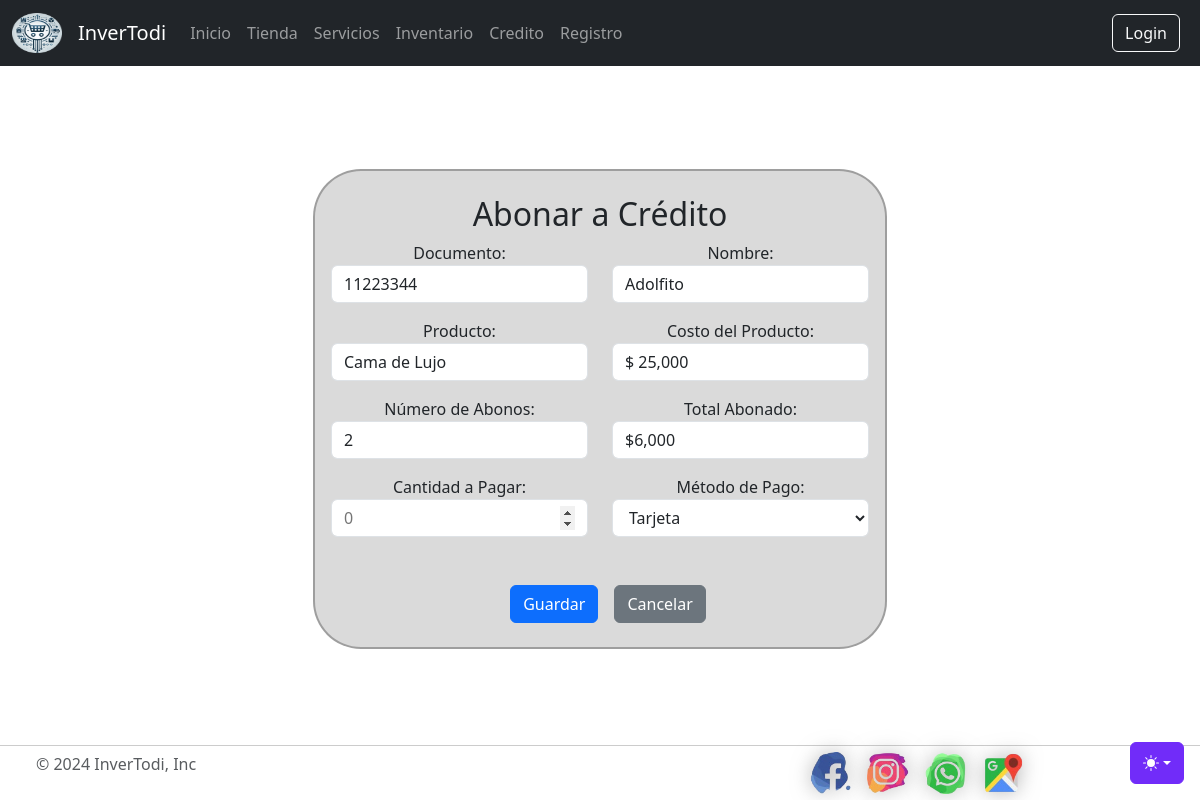
Page /credito/abonar/1/ on the committed database.
### credito/models.py (models this page shows, shortened)
class CrearCreadito(models.Model):
    nombre      = models.CharField(max_length=100)
    documento   = models.PositiveIntegerField()
    nPagos      = models.PositiveIntegerField()
    producto    = models.ForeignKey(productos, on_delete=models.DO_NOTHING, blank=True)
    metodoPago  = models.ManyToManyField(MetodoPago, blank=True)
    registroPago= models.JSONField(default=list)
    @property
    def num_abonos(self): # Calcula el número de abonos realizados
        return len(self.registroPago)
    @property
    def total_abonado(self): #Calcula el total de montos abonados
        total = sum(int(pago.get('cantidad', 0)) for pago in self.registroPago)
        return f"${total:,}"

### tienda/models.py (models this page shows)
class productos(models.Model):
    nombre          = models.CharField(max_length=50)
    imagen          = models.ImageField(upload_to='tienda', null=True, blank=True)
    categoria       = models.ManyToManyField(categoria, null=True, blank=True)
    contenido       = models.CharField(max_length=1000)
    precio          = models.PositiveIntegerField()
    cantidad        = models.PositiveSmallIntegerField()
    disponibilidad  = models.BooleanField(default=True)
    created         = models.DateTimeField(auto_now_add=True)
    updated         = models.DateTimeField(auto_now_add=True)
    created         = models.DateTimeField(auto_now_add=True)
    updated         = models.DateTimeField(auto_now=True)
    def __str__(self):
        return self.nombre
    class Meta:
        verbose_name='producto'
        verbose_name_plural='productos'

### credito/views.py (the view, shortened to what this page needs)
# urls.py: path('abonar/<int:credito_id>/', views.abonar, name="abonar"),
def abonar(request, credito_id):
    credito = get_object_or_404(CrearCreadito, id=credito_id)
    metodos_pago = MetodoPago.objects.all()
    return render(request, 'pago.html', {
        'credito': credito,
        'metodos_pago': metodos_pago,
        'num_abonos': credito.num_abonos,
        'total_abonado': credito.total_abonado,
    })

### credito/templates/pago.html (shortened to what this page needs)
{% extends "base.html" %}
{% load humanize %}
{% block content %}
<div class="conten-form-p">
    <div class="content-form-s-pago">
        <h2 style="text-align: center;">Abonar a Crédito</h2>
        <form method="post" style="display: flex; flex-direction: column; flex-wrap: wrap; align-content: space-around;">
            <div class="row mb-3 text-center">
                <div class="col-md-6 ">
                    <label>Documento:</label>
                    <input class="conten-pago-input" type="text" value="{{ credito.documento }}" disabled>
                </div>
                <div class="col-md-6 ">
                    <label>Nombre:</label>
                    <input class="conten-pago-input" type="text" value="{{ credito.nombre }}" disabled>
                </div>
            </div>
            <div class="row mb-3 text-center">
                <div class="col-md-6 ">
                    <label>Producto:</label>
                    <input class="conten-pago-input" type="text" value="{{ credito.producto }}" disabled>
                </div>
                <div class="col-md-6 ">
                    <label>Costo del Producto:</label>
                    <input class="conten-pago-input" type="text" value="$ {{ credito.producto.precio|intcomma }}" disabled>
                </div>
            </div>
            <div class="row mb-3 text-center">
                <div class="col-md-6 ">
                    <label>Número de Abonos:</label>
                    <input class="conten-pago-input" type="text" value="{{ num_abonos }}" disabled>
                </div>
                <div class="col-md-6 ">
                    <label>Total Abonado:</label>
                    <input class="conten-pago-input" type="text" value="{{ total_abonado }}" disabled>
                </div>
            </div>
            <div class="row mb-3 text-center">
                <div class="col-md-6 ">
                    <label>Cantidad a Pagar:</label>
                    <input class="conten-pago-input" type="number" name="cantidad" placeholder="0" required>
                </div>
                <div class="col-md-6 ">
                    <label>Método de Pago:</label>
                    <select class="conten-pago-input" name="metodo_pago">
                        {% for metodo in metodos_pago %}
                        <option value="{{ metodo.id }}">{{ metodo.nombre }}</option>
                        {% endfor %}
                    </select>
                </div>
            </div>
            <div style="display: flex; justify-content: center; margin: 2rem 0 0 0;">
                <button type="submit" class="btn btn-primary content-btn-buscar">Guardar</button>
                <a href="{% url 'Creditos' %}" class="btn btn-secondary content-btn-buscar">Cancelar</a>
            </div>
        </form>
    </div>
</div>
{% endblock %}

### appInventodi/static/css/style.css (style rules this page uses)
.content-btn-buscar { margin: 0px 0 0 1rem; }
.conten-form-p { height: 100%; display: flex; justify-content: center; align-items: center; }
.conten-pago-input { display: block; width: 100%; padding: .375rem .75rem; font-size: 1rem; font-weight: 400; line-height: 1.5; color: var(--bs-body-color); -webkit-appearance: auto; -moz-appearance: auto; appearance: auto; background-color: var(--bs-body-bg); background-clip: padding-box; border: var(--bs-border-width) solid var(--bs-border-color); border-radius: var(--bs-border-radius); transition: border-color .15s ease-in-out, box-shadow .15s ease-in-out; }
.content-form-s-pago { display: flex; padding: 2% 1rem 2% 1rem; margin: 2% 5% 0% 5%; background: rgba(173, 173, 173, 0.452); border: 2px solid rgba(128, 128, 128, 0.671); border-radius: 3rem; flex-direction: column; align-items: center; justify-content: center; }
html, body { height: 100%; margin: 0; display: flex; flex-direction: column; }
body { display: flex; flex-direction: column; min-height: 100vh; }

### appInventodi/static/css/carousel.css (style rules this page uses)
body { padding-top: 3rem; color: rgb(var(--bs-tertiary-color-rgb)); }

### rows in the picture
CrearCreadito: documento "11223344", nombre "Adolfito", producto "Cama de Lujo", producto.precio "$ 25,000"

### other values in the picture
form field metodo_pago "Tarjeta"
